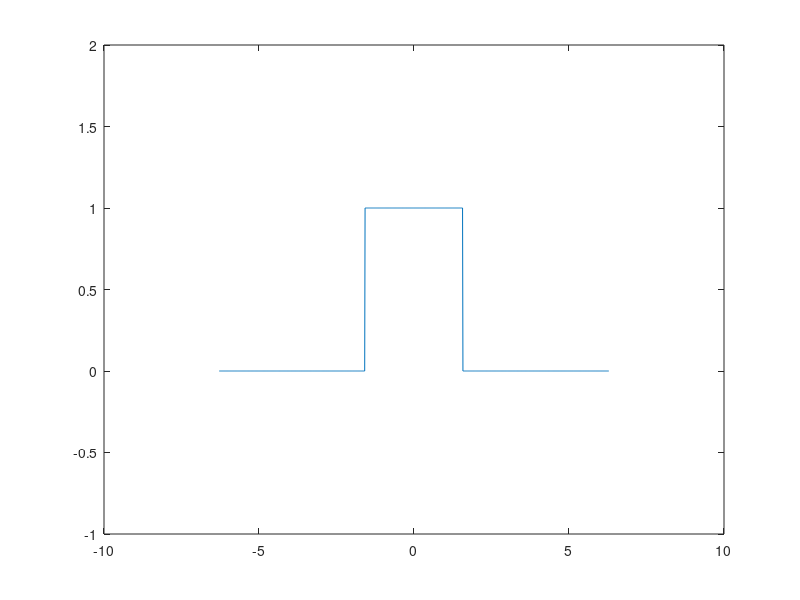
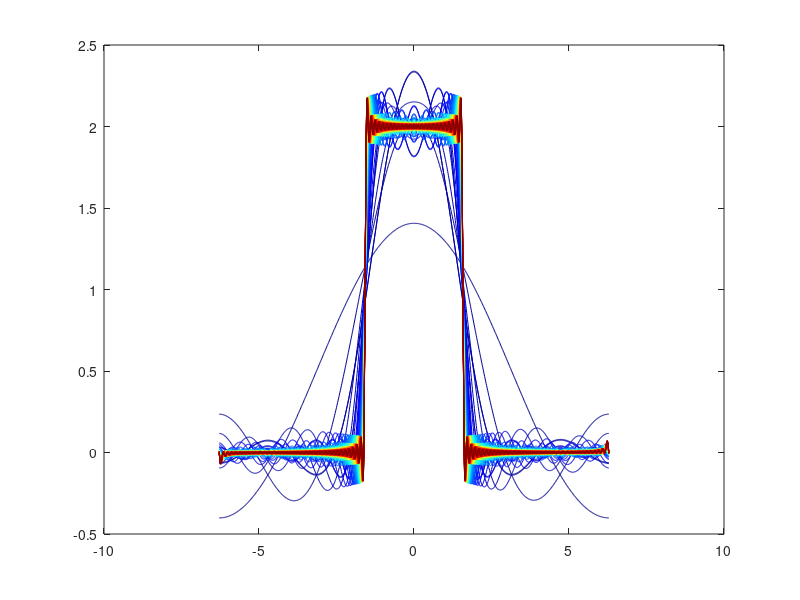

The MATLAB source for these figures, in order:
clear all;
close all;
clc;

%Definir el DOMINIO

L=2*pi;
N=1024;
dx=2*L/(N-1);
x=-L:dx:L;

%Definir la FUNCIÓN
figure(1)
f=0*x;
f(N*3/8:N*5/8)=1;
plot(x,f)
ylim([-1 2])

%Computar la Serie de Fourier
figure(2)
A0= sum(f.*ones(size(x)))*dx/pi;
fFS= A0/2;

CC=jet(100);
for k=1:100
    A(k)= sum(f.*cos(pi*k*x/L))*dx/pi;
    B(k)= sum(f.*sin(pi*k+x/L))*dx/pi;
    fFS= fFS + A(k)*cos(k*pi*x/L) + B(k)*sin(k*pi*x/L);
    plot(x, fFS, '-', 'Color', CC(k,:))
    pause(.2)
    hold on
end



